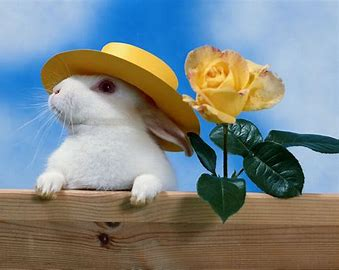
#> input picture 1.jpg, 339 x 270 px
$ jupyter execute 'Task 4.2-checkpoint.ipynb'
#> lines starting #> are read from the running program, lines starting #| are printed output that depends on the picture
[cell 1]
import cv2
import numpy as np

[cell 2]
photo1=cv2.imread("1.jpg")
#> photo1 is the input picture: shape (270, 339, 3); mean B, G, R 134.9, 134.2, 125.2

[cell 3]
cv2.imshow('image 1',photo1)
cv2.waitKey()
cv2.destroyAllWindows()

[cell 4]
photo1.shape
#> Out = (270, 339, 3)

[cell 5]
crop=photo1[10:160,10:220]
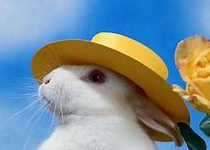
#> crop: shape (150, 210, 3); mean B, G, R 151.2, 142.1, 122.7

[cell 6]
cv2.imshow('image 1',crop)
cv2.waitKey()
cv2.destroyAllWindows()

[cell 7]
photo2=cv2.imread("3.jpg")
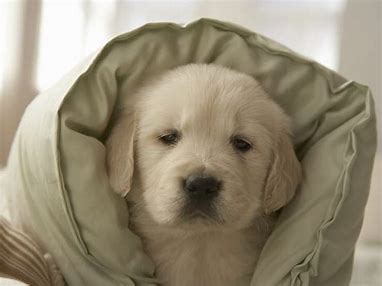
#> input picture 3.jpg, 382 x 286 px
#> photo2 is the input picture: shape (286, 382, 3); mean B, G, R 117.7, 139.6, 149.3

[cell 8]
cv2.imshow('image',photo2)
cv2.waitKey()
cv2.destroyAllWindows()

[cell 9]
photo2[100:250,100:310]=crop
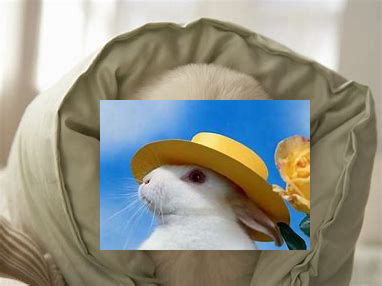
#> photo2: shape (286, 382, 3); mean B, G, R 136.7, 148.8, 148.8

[cell 10]
cv2.imshow('image',photo2)
cv2.waitKey()
cv2.destroyAllWindows()

[cell 11]
photo1=cv2.imread("1.jpg")

[cell 12]
photo2=cv2.imread("3.jpg")

[cell 13]
crop2=photo2[100:250,100:310]
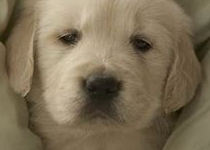
#> crop2: shape (150, 210, 3); mean B, G, R 85.6, 110.4, 124.7

[cell 14]
photo1[10:160,10:220]=crop2
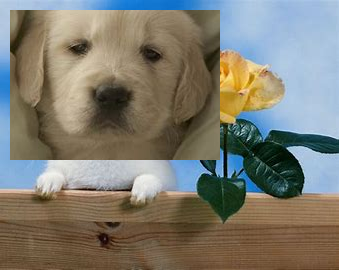
#> photo1: shape (270, 339, 3); mean B, G, R 112.3, 123.3, 125.9
